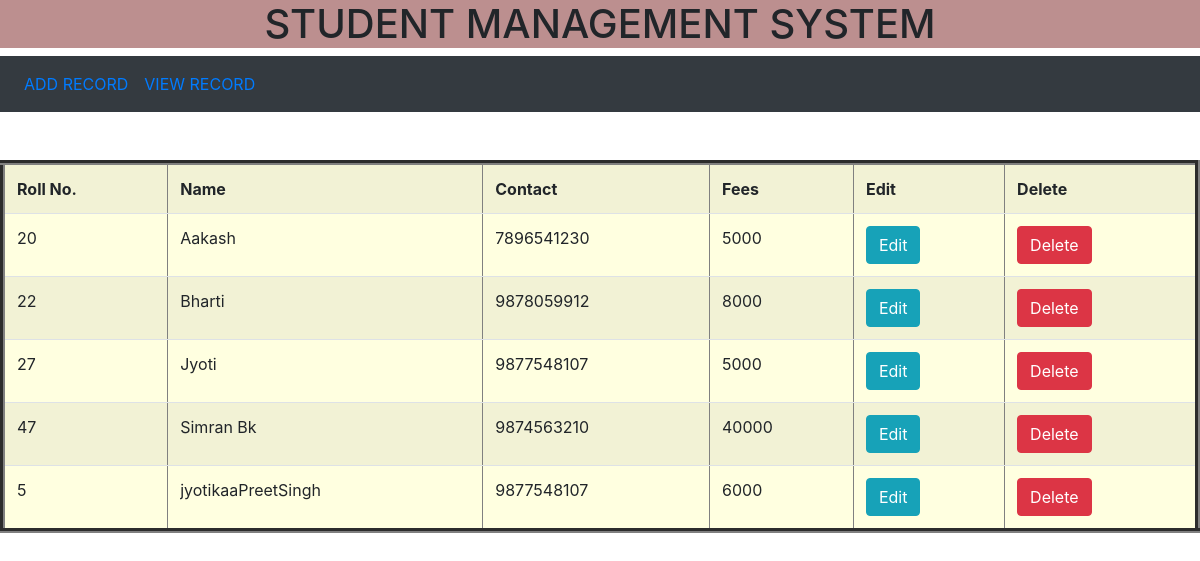
The page / on the database its author committed.
### studentapp/models.py (models this page shows)
class studentmanagement(models.Model):
    rollno=models.CharField(max_length=50)
    name=models.CharField(max_length=50)
    contact=models.CharField(max_length=50)
    fees=models.CharField(max_length=50)
    edit=models.CharField(max_length=50)
    delete=models.CharField(max_length=50)

### studentapp/views.py (the view)
# urls.py: path('',recordview,name="homepage"),
def recordview(request):
    sturecord=studentmanagement.objects.all()
    context={"studentrecord":sturecord}
    return render(request,"home.html",context)

### templates/home.html
{% extends "base.html" %}
{% block content %}
    <table class="table table-striped" border="5"  width=100% style="background-color:#FFFFE0">
      <tr bgcolor="lightblue">
          <th>Roll No.</th>
          <th>Name</th>
          <th>Contact</th>
          <th>Fees</th>
          <th>Edit</th>
          <th>Delete</th>
      </tr>
        {% for myn in studentrecord %}
              <tr>
                <td>{{myn.rollno}}</td>
                <td>{{myn.name}}</td>
                <td>{{myn.contact}}</td>
                <td>{{myn.fees}}</td>
                <td>{{myn.edit}}<a href="/editing.html/{{myn.id}}" ><button class="btn btn-info">Edit</button ></a></td>
                <td>{{myn.delete}}<a href="/deleterecord/{{myn.id}}"><button class="btn btn-danger">Delete</button ></a></td>
              </tr>
        {% endfor %}
    </table>
     {% endblock %}

### templates/base.html (shortened to what this page needs)
<!DOCTYPE html>
<html lang="en" dir="ltr">
  <head>
    <link rel="stylesheet" href="https://maxcdn.bootstrapcdn.com/bootstrap/4.0.0/css/bootstrap.min.css">
  </head>
  <body>
        <div><center><h1 style="background-color: rosybrown;">STUDENT MANAGEMENT SYSTEM</h1></center></div>
        <div class="bg">
          <div class="row mb-5 ">
            <div class="col">
              <nav class="navbar navbar-expand-lg text-light bg-dark">
                 <ul class="navbar-nav">
                   <li class="nav-item"><a href="form.html" class="nav-link">ADD RECORD</a></li>
                   <li class="nav-item"><a href="homepage" class="nav-link">VIEW RECORD</a></li>
                 </ul>
              </nav>
            </div>
         </div>
        </div>
        {% block content %}
        {% endblock %}
  </body>
</html>

### rows shown on the page
studentmanagement: rollno "20", name "Aakash", contact "7896541230", fees "5000"
studentmanagement: rollno "22", name "Bharti", contact "9878059912", fees "8000"
studentmanagement: rollno "27", name "Jyoti", contact "9877548107", fees "5000"
studentmanagement: rollno "47", name "Simran Bk", contact "9874563210", fees "40000"
studentmanagement: rollno "5", name "jyotikaaPreetSingh", contact "9877548107", fees "6000"
